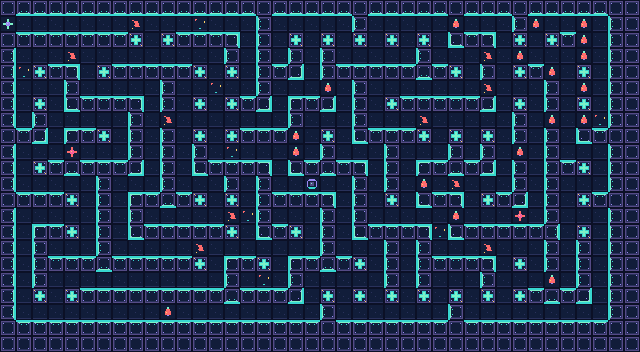

A level layout from a 2D game, rendered from its tile map. Below: a short description, then the map file with its tile-grid data intact:
An orthogonal 40x22 tile map with 16x16 px tiles, 2 tile layers (Arena, Gameplay) and 4 objects (2x GhostAISpawn, PlayerSpawn, Objective).

<map version="1.10" tiledversion="1.12.2" class="Stage" orientation="orthogonal" renderorder="right-down" width="40" height="22" tilewidth="16" tileheight="16" infinite="0" nextlayerid="4" nextobjectid="5">
 <properties>
  <property name="ControlTransferOnDeath" type="bool" value="true" />
  <property name="CorridorWidthTiles" type="int" value="1" />
  <property name="FoodCount" type="int" value="18" />
  <property name="GhostCount" type="int" value="3" />
  <property name="GridSize" type="int" value="16" />
  <property name="HelperAICount" type="int" value="2" />
  <property name="MapTheme" value="Neon Ruins" />
  <property name="MaxPathWidthTiles" type="int" value="2" />
  <property name="TimeLimitSeconds" type="int" value="120" />
  <property name="TrapCount" type="int" value="10" />
 </properties>
 <tileset firstgid="1" source="../Tilesets/Stage_001.tsx" />
 <layer id="1" name="Arena" width="40" height="22">
  <properties>
   <property name="Purpose" value="Branching maze; solid walls and narrow routes" />
  </properties>
  <data encoding="csv">
4,6,6,6,6,6,6,6,6,6,6,6,6,6,6,6,4,6,6,6,6,6,4,6,6,6,6,6,4,6,6,6,4,6,6,6,6,6,4,4,
8,1,1,1,1,1,1,1,1,1,1,1,3,1,1,1,7,1,1,1,1,1,7,1,1,1,1,1,7,1,1,1,7,1,1,1,1,1,7,4,
4,5,5,5,5,5,5,5,13,1,13,5,5,5,10,1,7,1,13,1,13,1,13,1,13,1,13,1,11,5,10,1,13,1,13,5,10,1,7,4,
8,1,1,1,1,1,1,1,1,1,1,1,1,1,7,1,7,1,7,1,7,1,1,1,1,1,7,1,1,1,7,1,1,1,1,1,7,1,7,4,
8,3,13,5,10,1,13,5,5,5,5,5,13,1,13,1,7,5,12,1,7,5,5,5,5,5,6,5,13,1,7,1,13,5,10,1,13,1,7,4,
8,1,1,1,7,1,1,1,1,1,7,1,1,3,1,1,7,1,1,1,7,1,7,1,1,1,1,1,1,1,7,1,1,1,7,1,1,1,7,4,
8,1,13,1,11,5,5,5,10,1,7,1,13,1,13,5,12,1,9,5,12,1,7,1,13,5,5,5,5,5,12,1,13,1,7,1,13,1,7,4,
8,1,7,1,1,1,1,1,7,1,7,1,1,1,1,1,1,1,7,1,1,1,7,1,1,1,1,1,1,1,1,1,7,1,7,1,7,3,7,4,
4,5,12,1,9,5,13,1,7,1,7,1,13,1,13,5,5,5,8,1,13,1,11,5,5,5,13,1,13,1,13,1,7,1,7,1,11,5,4,4,
8,1,1,1,7,1,1,1,7,1,7,1,7,1,3,1,1,1,7,1,7,1,1,1,7,1,1,1,7,1,7,1,7,1,7,1,1,1,7,4,
8,1,13,5,6,5,5,5,12,1,7,1,11,5,5,5,10,1,11,5,6,5,10,1,7,1,9,5,6,5,12,1,7,1,7,5,13,1,7,4,
8,1,1,1,1,1,7,1,1,1,7,1,1,1,7,1,7,1,1,1,1,1,7,1,7,1,7,1,1,1,1,1,7,1,7,1,1,1,7,4,
4,5,5,5,13,1,7,1,9,5,6,5,13,1,13,1,7,5,5,5,10,1,7,1,13,1,11,5,10,1,13,5,12,1,7,1,13,5,4,4,
8,1,1,1,1,1,7,1,7,1,1,1,1,1,1,3,7,1,1,1,7,1,7,1,1,1,1,1,7,1,1,1,1,1,7,1,1,1,7,4,
8,1,9,5,13,1,7,1,11,5,5,5,5,5,13,1,11,5,13,1,7,1,11,5,5,5,10,3,11,5,5,5,5,5,8,1,13,1,7,4,
8,1,7,1,1,1,7,1,1,1,1,1,1,1,1,1,1,1,1,1,7,1,1,1,7,1,7,1,1,1,1,1,1,1,7,1,7,1,7,4,
8,1,7,5,5,5,6,5,5,5,5,5,13,1,9,5,13,1,9,5,6,5,13,1,7,1,7,5,5,5,10,1,13,1,7,1,7,1,7,4,
8,1,7,1,1,1,1,1,1,1,1,1,1,1,7,1,3,1,7,1,1,1,1,1,7,1,7,1,1,1,7,1,1,1,7,1,7,1,7,4,
8,1,13,1,13,5,5,5,5,5,5,5,5,5,6,5,5,5,12,1,13,1,13,1,13,1,13,1,13,1,13,1,13,5,6,5,12,1,7,4,
8,1,1,1,1,1,1,1,1,1,1,1,1,1,1,1,1,1,1,1,7,1,1,1,1,1,1,1,7,1,1,1,1,1,1,1,1,1,7,4,
4,5,5,5,5,5,5,5,5,5,5,5,5,5,5,5,5,5,5,5,4,5,5,5,5,5,5,5,4,5,5,5,5,5,5,5,5,5,4,4,
4,4,4,4,4,4,4,4,4,4,4,4,4,4,4,4,4,4,4,4,4,4,4,4,4,4,4,4,4,4,4,4,4,4,4,4,4,4,4,4
</data>
 </layer>
 <layer id="2" name="Gameplay" width="40" height="22">
  <properties>
   <property name="Purpose" value="Food, traps, and visual control-transfer markers" />
  </properties>
  <data encoding="csv">
0,0,0,0,0,0,0,0,0,0,0,0,0,0,0,0,0,0,0,0,0,0,0,0,0,0,0,0,0,0,0,0,0,0,0,0,0,0,0,0,
21,0,0,0,0,0,0,0,19,0,0,0,0,0,0,0,0,0,0,0,0,0,0,0,0,0,0,0,17,0,0,0,0,17,0,0,17,0,0,0,
0,0,0,0,0,0,0,0,0,0,0,0,0,0,0,0,0,0,0,0,0,0,0,0,0,0,0,0,0,0,0,0,0,0,0,0,17,0,0,0,
0,0,0,0,19,0,0,0,0,0,0,0,0,0,0,0,0,0,0,0,0,0,0,0,0,0,0,0,0,0,19,0,17,0,0,0,17,0,0,0,
0,0,0,0,0,0,0,0,0,0,0,0,0,0,0,0,0,0,0,0,0,0,0,0,0,0,0,0,0,0,0,0,0,0,17,0,0,0,0,0,
0,0,0,0,0,0,0,0,0,0,0,0,0,0,0,0,0,0,0,0,17,0,0,0,0,0,0,0,0,0,19,0,0,0,0,0,17,0,0,0,
0,0,0,0,0,0,0,0,0,0,0,0,0,0,0,0,0,0,0,0,0,0,0,0,0,0,0,0,0,0,0,0,0,0,0,0,0,0,0,0,
0,0,0,0,0,0,0,0,0,0,19,0,0,0,0,0,0,0,0,0,0,0,0,0,0,0,19,0,0,0,0,0,0,0,17,0,17,0,0,0,
0,0,0,0,0,0,0,0,0,0,0,0,0,0,0,0,0,0,17,0,0,0,0,0,0,0,0,0,0,0,0,0,0,0,0,0,0,0,0,0,
0,0,0,0,22,0,0,0,0,0,0,0,0,0,0,0,0,0,17,0,0,0,0,0,0,0,0,0,0,0,0,0,17,0,0,0,0,0,0,0,
0,0,0,0,0,0,0,0,0,0,0,0,0,0,0,0,0,0,0,0,0,0,0,0,0,0,0,0,0,0,0,0,0,0,0,0,0,0,0,0,
0,0,0,0,0,0,0,0,0,0,0,0,0,0,0,0,0,0,0,23,0,0,0,0,0,0,17,0,19,0,0,0,0,0,0,0,0,0,0,0,
0,0,0,0,0,0,0,0,0,0,0,0,0,0,0,0,0,0,0,0,0,0,0,0,0,0,0,0,0,0,0,0,0,0,0,0,0,0,0,0,
0,0,0,0,0,0,0,0,0,0,0,0,0,0,19,0,0,0,0,0,0,0,0,0,0,0,0,0,17,0,0,0,22,0,0,0,0,0,0,0,
0,0,0,0,0,0,0,0,0,0,0,0,0,0,0,0,0,0,0,0,0,0,0,0,0,0,0,0,0,0,0,0,0,0,0,0,0,0,0,0,
0,0,0,0,0,0,0,0,0,0,0,0,19,0,0,0,0,0,0,0,0,0,0,0,0,0,0,0,0,0,19,0,0,0,0,0,0,0,0,0,
0,0,0,0,0,0,0,0,0,0,0,0,0,0,0,0,0,0,0,0,0,0,0,0,0,0,0,0,0,0,0,0,0,0,0,0,0,0,0,0,
0,0,0,0,0,0,0,0,0,0,0,0,0,0,0,0,0,0,0,0,0,0,0,0,0,0,0,0,0,0,0,0,0,0,17,0,0,0,0,0,
0,0,0,0,0,0,0,0,0,0,0,0,0,0,0,0,0,0,0,0,0,0,0,0,0,0,0,0,0,0,0,0,0,0,0,0,0,0,0,0,
0,0,0,0,0,0,0,0,0,0,17,0,0,0,0,0,0,0,0,0,0,0,0,0,0,0,0,0,0,0,0,0,0,0,0,0,0,0,0,0,
0,0,0,0,0,0,0,0,0,0,0,0,0,0,0,0,0,0,0,0,0,0,0,0,0,0,0,0,0,0,0,0,0,0,0,0,0,0,0,0,
0,0,0,0,0,0,0,0,0,0,0,0,0,0,0,0,0,0,0,0,0,0,0,0,0,0,0,0,0,0,0,0,0,0,0,0,0,0,0,0
</data>
 </layer>
 <objectgroup id="3" name="SpawnPoints">
  <object id="1" name="PlayerSpawn" type="PlayerSpawn" x="16" y="16" width="16" height="16">
   <properties>
    <property name="Role" value="Player-controlled ghost; control transfers after death" />
   </properties>
  </object>
  <object id="2" name="GhostAI_01" type="GhostAISpawn" x="528" y="208" width="16" height="16">
   <properties>
    <property name="Role" value="Helper AI ghost" />
   </properties>
  </object>
  <object id="3" name="GhostAI_02" type="GhostAISpawn" x="80" y="144" width="16" height="16">
   <properties>
    <property name="Role" value="Helper AI ghost" />
   </properties>
  </object>
  <object id="4" name="PortalExit" type="Objective" x="320" y="176" width="16" height="16">
   <properties>
    <property name="Role" value="Exit / survival objective" />
   </properties>
  </object>
 </objectgroup>
</map>
